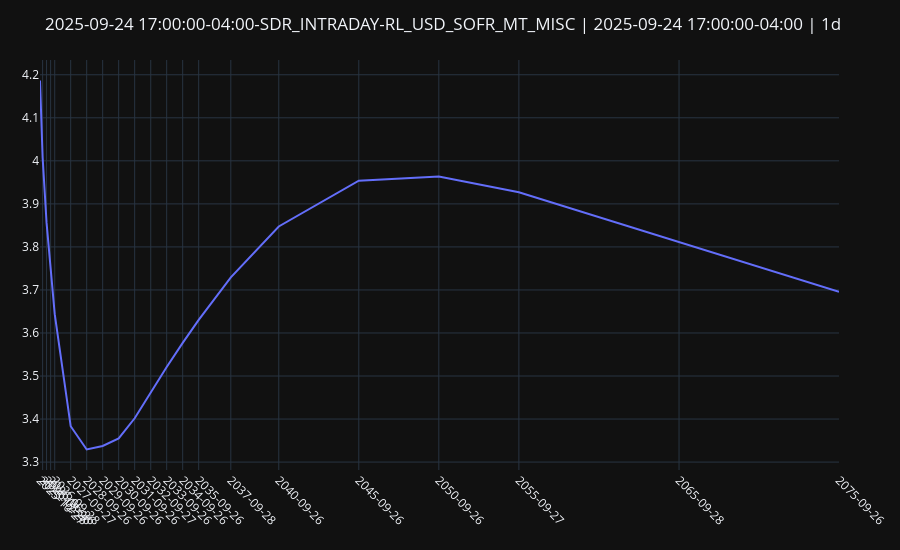

The notebook cell saved with this chart:
### Code cell
irssfm = IRSwapStructureFunctionMap(curve=live_curve)

spot_queries = [
    IRSwapQuery(curve="USD-SOFR-1D", tenor="1M", structure=IRSwapStructure.OUTRIGHT, structure_kwargs={"bpv": -100_000}),
    IRSwapQuery(curve="USD-SOFR-1D", tenor="3M", structure=IRSwapStructure.OUTRIGHT, structure_kwargs={"bpv": -100_000}),
    IRSwapQuery(curve="USD-SOFR-1D", tenor="6M", structure=IRSwapStructure.OUTRIGHT, structure_kwargs={"bpv": -100_000}),
    IRSwapQuery(curve="USD-SOFR-1D", tenor="9M", structure=IRSwapStructure.OUTRIGHT, structure_kwargs={"bpv": -100_000}),
    IRSwapQuery(curve="USD-SOFR-1D", tenor="1Y", structure=IRSwapStructure.OUTRIGHT, structure_kwargs={"bpv": -100_000}),
    IRSwapQuery(curve="USD-SOFR-1D", tenor="2Y", structure=IRSwapStructure.OUTRIGHT, structure_kwargs={"bpv": -100_000}),
    IRSwapQuery(curve="USD-SOFR-1D", tenor="3Y", structure=IRSwapStructure.OUTRIGHT, structure_kwargs={"bpv": -100_000}),
    IRSwapQuery(curve="USD-SOFR-1D", tenor="4Y", structure=IRSwapStructure.OUTRIGHT, structure_kwargs={"bpv": -100_000}),
    IRSwapQuery(curve="USD-SOFR-1D", tenor="5Y", structure=IRSwapStructure.OUTRIGHT, structure_kwargs={"bpv": -100_000}),
    IRSwapQuery(curve="USD-SOFR-1D", tenor="6Y", structure=IRSwapStructure.OUTRIGHT, structure_kwargs={"bpv": -100_000}),
    IRSwapQuery(curve="USD-SOFR-1D", tenor="7Y", structure=IRSwapStructure.OUTRIGHT, structure_kwargs={"bpv": -100_000}),
    IRSwapQuery(curve="USD-SOFR-1D", tenor="8Y", structure=IRSwapStructure.OUTRIGHT, structure_kwargs={"bpv": -100_000}),
    IRSwapQuery(curve="USD-SOFR-1D", tenor="9Y", structure=IRSwapStructure.OUTRIGHT, structure_kwargs={"bpv": -100_000}),
    IRSwapQuery(curve="USD-SOFR-1D", tenor="10Y", structure=IRSwapStructure.OUTRIGHT, structure_kwargs={"bpv": -100_000}),
    IRSwapQuery(curve="USD-SOFR-1D", tenor="12Y", structure=IRSwapStructure.OUTRIGHT, structure_kwargs={"bpv": -100_000}),
    IRSwapQuery(curve="USD-SOFR-1D", tenor="15Y", structure=IRSwapStructure.OUTRIGHT, structure_kwargs={"bpv": -100_000}),
    IRSwapQuery(curve="USD-SOFR-1D", tenor="20Y", structure=IRSwapStructure.OUTRIGHT, structure_kwargs={"bpv": -100_000}),
    IRSwapQuery(curve="USD-SOFR-1D", tenor="25Y", structure=IRSwapStructure.OUTRIGHT, structure_kwargs={"bpv": -100_000}),
    IRSwapQuery(curve="USD-SOFR-1D", tenor="30Y", structure=IRSwapStructure.OUTRIGHT, structure_kwargs={"bpv": -100_000}),
    IRSwapQuery(curve="USD-SOFR-1D", tenor="40Y", structure=IRSwapStructure.OUTRIGHT, structure_kwargs={"bpv": -100_000}),
    IRSwapQuery(curve="USD-SOFR-1D", tenor="50Y", structure=IRSwapStructure.OUTRIGHT, structure_kwargs={"bpv": -100_000}),
]

rl_spots = []
for q in spot_queries:
    pkg, _ = irssfm.apply(q.structure, tenor=q.tenor, **q.structure_kwargs)
    rl_spots.append(pkg[0])

x = [live_curve.calendar_advance(datetime.datetime(2025, 9, 26, 0, 0), s.__dict__["kwargs"]["termination"]) for s in rl_spots]
y = [s.rate().real for s in rl_spots]

fig = go.Figure()
fig.add_trace(go.Scatter(x=x, y=y, mode="lines", name="1D"))


tick_vals = [pd.Timestamp(t).tz_localize(None) for t in x]
tick_text = [pd.Timestamp(t).strftime("%Y-%m-%d") for t in tick_vals]

fig.update_layout(
    title=f"{live_curve.meta()["id"]} | {live_curve.meta()["timestamp"]} | 1d",
    template="plotly_dark",
    margin=dict(l=40, r=20, t=60, b=80),
    xaxis=dict(tickmode="array", tickvals=tick_vals, ticktext=tick_text, tickangle=45, showgrid=True),
    height=550,
    yaxis=dict(showgrid=True),
)
fig.update_xaxes(
    showspikes=True,
    spikecolor="white",
    spikesnap="cursor",
    spikemode="across",
    showgrid=True,
)
fig.update_yaxes(
    showspikes=True,
    spikecolor="white",
    spikesnap="cursor",
    spikethickness=0.5,
    showgrid=True,
)

fig.show()

### Figure 1 — Plotly figure (JSON) as saved in the notebook; plotly's stock layout.template omitted (floating-point values rounded to 4 significant figures)
{"data": [{"mode": "lines", "name": "1D", "type": "scatter", "x": ["2025-10-27T00:00:00", "2025-12-26T00:00:00", "2026-03-26T00:00:00", "2026-06-26T00:00:00", "2026-09-28T00:00:00", "2027-09-27T00:00:00", "2028-09-26T00:00:00", "2029-09-26T00:00:00", "2030-09-26T00:00:00", "2031-09-26T00:00:00", "2032-09-27T00:00:00", "2033-09-26T00:00:00", "2034-09-26T00:00:00", "2035-09-26T00:00:00", "2037-09-28T00:00:00", "2040-09-26T00:00:00", "2045-09-26T00:00:00", "2050-09-26T00:00:00", "2055-09-27T00:00:00", "2065-09-28T00:00:00", "2075-09-26T00:00:00"], "y": [4.187, 4.008, 3.856, 3.747, 3.644, 3.383, 3.329, 3.338, 3.355, 3.402, 3.462, 3.521, 3.577, 3.63, 3.729, 3.848, 3.954, 3.964, 3.927, 3.812, 3.696]}], "layout": {"height": 550, "margin": {"b": 80, "l": 40, "r": 20, "t": 60}, "title": {"text": "2025-09-24 17:00:00-04:00-SDR_INTRADAY-RL_USD_SOFR_MT_MISC | 2025-09-24 17:00:00-04:00 | 1d"}, "xaxis": {"showgrid": true, "showspikes": true, "spikecolor": "white", "spikemode": "across", "spikesnap": "cursor", "tickangle": 45, "tickmode": "array", "ticktext": ["2025-10-27", "2025-12-26", "2026-03-26", "2026-06-26", "2026-09-28", "2027-09-27", "2028-09-26", "2029-09-26", "2030-09-26", "2031-09-26", "2032-09-27", "2033-09-26", "2034-09-26", "2035-09-26", "2037-09-28", "2040-09-26", "2045-09-26", "2050-09-26", "2055-09-27", "2065-09-28", "2075-09-26"], "tickvals": ["2025-10-27T00:00:00", "2025-12-26T00:00:00", "2026-03-26T00:00:00", "2026-06-26T00:00:00", "2026-09-28T00:00:00", "2027-09-27T00:00:00", "2028-09-26T00:00:00", "2029-09-26T00:00:00", "2030-09-26T00:00:00", "2031-09-26T00:00:00", "2032-09-27T00:00:00", "2033-09-26T00:00:00", "2034-09-26T00:00:00", "2035-09-26T00:00:00", "2037-09-28T00:00:00", "2040-09-26T00:00:00", "2045-09-26T00:00:00", "2050-09-26T00:00:00", "2055-09-27T00:00:00", "2065-09-28T00:00:00", "2075-09-26T00:00:00"]}, "yaxis": {"showgrid": true, "showspikes": true, "spikecolor": "white", "spikesnap": "cursor", "spikethickness": 0.5}}}
